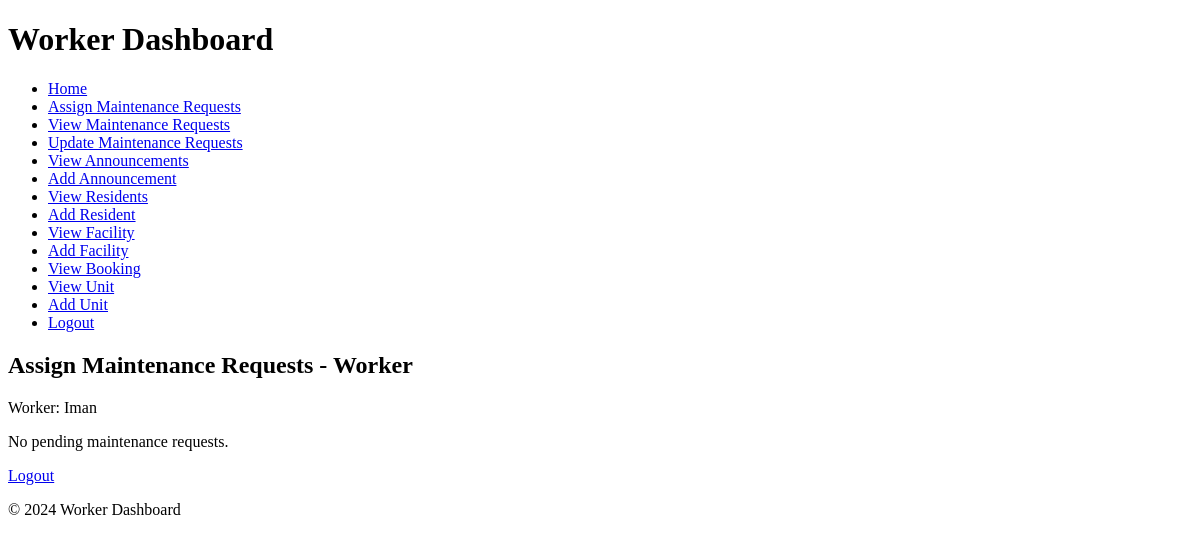
/Worker/assign_maintenance.php (signed in), run on an earlier commit of the app's database.
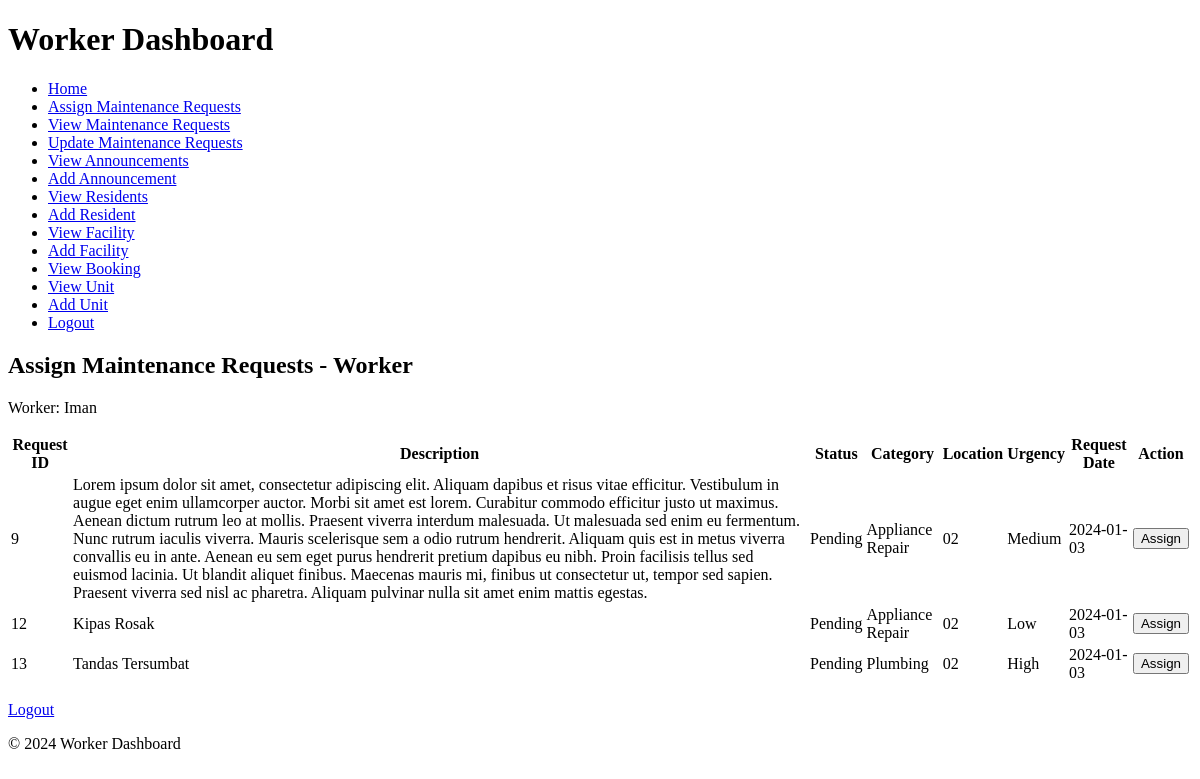
And on a later commit of the database.
### tables this page shows
CREATE TABLE `maintenance_request` (
  `request_id` int(20) NOT NULL,
  `description` text NOT NULL,
  `status` varchar(20) NOT NULL,
  `assigned_worker_id` int(11) DEFAULT NULL,
  `assignment_date` datetime DEFAULT NULL,
  `location` varchar(255) DEFAULT NULL,
  `urgency` varchar(50) DEFAULT NULL,
  `user_id` int(20) NOT NULL,
  `category_id` int(20) NOT NULL,
  `request_date` date DEFAULT NULL,
  `completion_date` date DEFAULT NULL
);

CREATE TABLE `category` (
  `category_id` int(11) NOT NULL,
  `category_name` varchar(255) NOT NULL
);

### Worker/assign_maintenance.php (the view, shortened to what this page needs)
<?php
include '../include/connection.php';
include '../include/header_worker.php';
include '../include/sidebar_worker.php';
$userId = $_SESSION["user_id"];
$sql = "SELECT * FROM user WHERE user_id = $userId";
$result = $conn->query($sql);
if ($result->num_rows == 1) {
    $user = $result->fetch_assoc();
} else {
    $user = null;
}
$maintenanceRequestsSql = "SELECT maintenance_request.request_id, maintenance_request.description, maintenance_request.status, category.category_name AS category, maintenance_request.location, maintenance_request.urgency, maintenance_request.request_date
                          FROM maintenance_request
                          JOIN category ON maintenance_request.category_id = category.category_id
                          WHERE maintenance_request.Status = 'Pending'
                          ORDER BY maintenance_request.request_date DESC";
$maintenanceRequestsResult = $conn->query($maintenanceRequestsSql);
?>
<!DOCTYPE html>
<html lang="en">
<head>
</head>
<body>
    <h2>Assign Maintenance Requests - Worker</h2>
    <?php if ($user): ?>
        <p>Worker: <?php echo $user['username']; ?></p>
        <?php if ($maintenanceRequestsResult->num_rows > 0): ?>
            <table>
                <thead>
                    <tr>
                        <th>Request ID</th>
                        <th>Description</th>
                        <th>Status</th>
                        <th>Category</th>
                        <th>Location</th>
                        <th>Urgency</th>
                        <th>Request Date</th>
                        <th>Action</th>
                    </tr>
                </thead>
                <tbody>
                    <?php while ($row = $maintenanceRequestsResult->fetch_assoc()): ?>
                        <tr>
                            <td><?php echo $row['request_id']; ?></td>
                            <td><?php echo $row['description']; ?></td>
                            <td><?php echo $row['status']; ?></td>
                            <td><?php echo $row['category']; ?></td>
                            <td><?php echo $row['location']; ?></td>
                            <td><?php echo $row['urgency']; ?></td>
                            <td><?php echo $row['request_date']; ?></td>
                            <td>
                                <form method="post" action="">
                                    <input type="submit" value="Assign">
                                </form>
                            </td>
                        </tr>
                    <?php endwhile; ?>
                </tbody>
            </table>
        <?php else: ?>
            <p>No pending maintenance requests.</p>
        <?php endif; ?>
        <p><a href="logout_worker.php">Logout</a></p>
    <?php else: ?>
        <p>Error: Worker not found.</p>
    <?php endif; ?>
    <?php include '../include/footer_worker.php'; ?>
</body>
</html>

What changed in the data, as far as the page shows it:
added maintenance_request: request_id "9", description "Lorem ipsum dolor sit amet, consectetur adipiscing elit. Aliquam dapibus et risus vitae efficitur. Vestibulum in augue eget enim ullamcorper auctor. Morbi sit amet est lorem. Curabitur commodo efficitur justo ut maximus. Aenean dictum rutrum leo at mollis. Praesent viverra interdum malesuada. Ut malesuada sed enim eu fermentum. Nunc rutrum iaculis viverra. Mauris scelerisque sem a odio rutrum hendrerit. Aliquam quis est in metus viverra convallis eu in ante. Aenean eu sem eget purus hendrerit pretium dapibus eu nibh. Proin facilisis tellus sed euismod lacinia. Ut blandit aliquet finibus. Maecenas mauris mi, finibus ut consectetur ut, tempor sed sapien. Praesent viverra sed nisl ac pharetra.…", status "Pending", category.category_name "Appliance Repair", location "02", urgency "Medium", request_date "2024-01-03"
added maintenance_request: request_id "12", description "Kipas Rosak", status "Pending", category.category_name "Appliance Repair", location "02", urgency "Low", request_date "2024-01-03"
added maintenance_request: request_id "13", description "Tandas Tersumbat", status "Pending", category.category_name "Plumbing", location "02", urgency "High", request_date "2024-01-03"
Also different on the page:
text no longer shown: "No pending maintenance requests."
text now shown: "Request ID Description Status Category Location Urgency Request Date Action"
